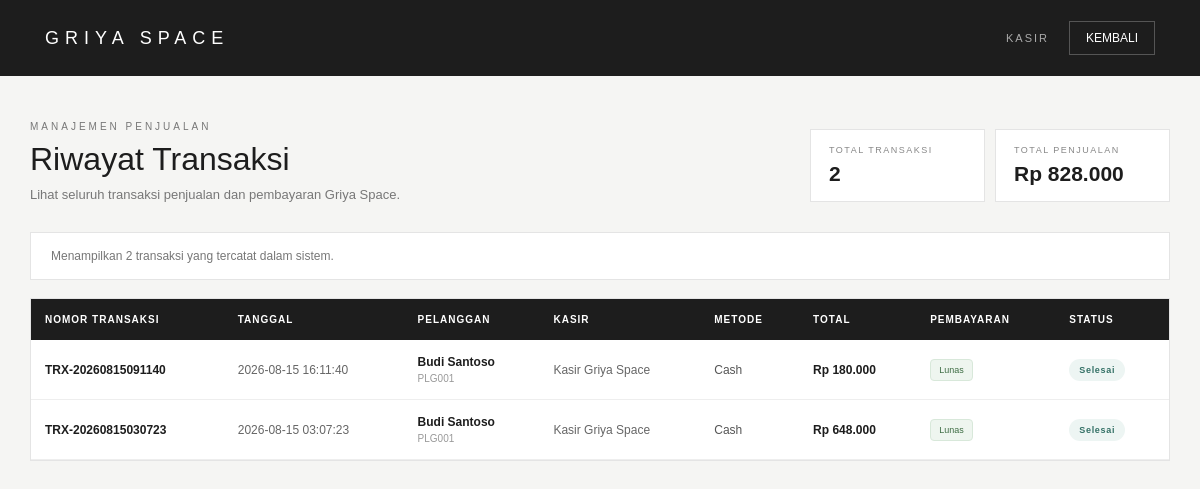
Page /griya-space/dashboard/kasir/transaksi/index.php (signed in) on the committed database.
### tables this page shows
CREATE TABLE `transaksi` (
  `id_transaksi` int NOT NULL,
  `nomor_transaksi` varchar(30) NOT NULL,
  `id_pelanggan` int DEFAULT NULL,
  `id_user` int NOT NULL,
  `id_promo` int DEFAULT NULL,
  `tanggal_transaksi` datetime DEFAULT CURRENT_TIMESTAMP,
  `subtotal` decimal(15,2) NOT NULL DEFAULT '0.00',
  `diskon` decimal(15,2) NOT NULL DEFAULT '0.00',
  `total_harga` decimal(15,2) NOT NULL DEFAULT '0.00',
  `status` enum('Menunggu','Diproses','Selesai','Dibatalkan') DEFAULT 'Selesai',
  `keterangan` text
);

CREATE TABLE `pelanggan` (
  `id_pelanggan` int NOT NULL,
  `id_user` int DEFAULT NULL,
  `kode_pelanggan` varchar(30) NOT NULL,
  `nama_pelanggan` varchar(100) NOT NULL,
  `no_telepon` varchar(20) DEFAULT NULL,
  `email` varchar(100) DEFAULT NULL,
  `alamat` text,
  `created_at` timestamp NULL DEFAULT CURRENT_TIMESTAMP
);

CREATE TABLE `users` (
  `id_user` int NOT NULL,
  `id_role` int NOT NULL,
  `nama_lengkap` varchar(100) NOT NULL,
  `username` varchar(50) NOT NULL,
  `password` varchar(255) NOT NULL,
  `email` varchar(100) DEFAULT NULL,
  `no_telepon` varchar(20) DEFAULT NULL,
  `alamat` text,
  `status` enum('Aktif','Nonaktif') DEFAULT 'Aktif',
  `created_at` timestamp NULL DEFAULT CURRENT_TIMESTAMP,
  `updated_at` timestamp NULL DEFAULT CURRENT_TIMESTAMP ON UPDATE CURRENT_TIMESTAMP
);

### griya-space/dashboard/kasir/transaksi/index.php (the view, shortened to what this page needs)
<?php
require_once "../../../config/database.php";
$sql = "
    SELECT
        t.id_transaksi,
        t.nomor_transaksi,
        t.id_pelanggan,
        t.tanggal_transaksi,
        t.subtotal,
        t.diskon,
        t.total_harga,
        t.status,
        t.keterangan,
        p.kode_pelanggan,
        p.nama_pelanggan,
        u.nama_lengkap AS nama_kasir,
        COALESCE(
            pb.metode_pembayaran,
            '-'
        ) AS metode_pembayaran,
        COALESCE(
            pb.status,
            'Belum Lunas'
        ) AS status_pembayaran
    FROM transaksi t
    INNER JOIN pelanggan p
        ON t.id_pelanggan = p.id_pelanggan
    LEFT JOIN users u
        ON t.id_user = u.id_user
    LEFT JOIN pembayaran pb
        ON t.id_transaksi = pb.id_transaksi
    ORDER BY
        t.id_transaksi DESC
";
$result = mysqli_query(
    $conn,
    $sql
);
$jumlah_transaksi =
    mysqli_num_rows($result);
$total_nilai = 0;
$data_transaksi = [];
while (
    $transaksi =
    mysqli_fetch_assoc($result)
) {
    $total_nilai +=
        (float) $transaksi["total_harga"];
    $data_transaksi[] =
        $transaksi;
}
?>
<!DOCTYPE html>
<html lang="id">
<head>
</head>
<body>
<header>
    <div class="brand">
        GRIYA SPACE
    </div>
    <div class="header-right">
        <div class="role">
            KASIR
        </div>
        <a
            href="../index.php"
            class="back-link"
        >
            KEMBALI
        </a>
    </div>
</header>
<main>
    <section class="page-header">
        <div class="page-title">
            <small>
                MANAJEMEN PENJUALAN
            </small>
            <h1>
                Riwayat Transaksi
            </h1>
            <p>
                Lihat seluruh transaksi penjualan dan pembayaran Griya Space.
            </p>
        </div>
        <div class="summary-grid">
            <div class="summary-card">
                <span class="summary-label">
                    TOTAL TRANSAKSI
                </span>
                <span class="summary-value">
                    <?= $jumlah_transaksi; ?>
                </span>
            </div>
            <div class="summary-card">
                <span class="summary-label">
                    TOTAL PENJUALAN
                </span>
                <span class="summary-value">
                    Rp <?= number_format(
                        $total_nilai,
                        0,
                        ",",
                        "."
                    ); ?>
                </span>
            </div>
        </div>
    </section>
    <section class="filter-card">
        Menampilkan
        <?= $jumlah_transaksi; ?>
        transaksi yang tercatat dalam sistem.
    </section>
    <?php if (
        !empty($data_transaksi)
    ): ?>
        <section class="table-container">
            <table>
                <thead>
                    <tr>
                        <th>
                            NOMOR TRANSAKSI
                        </th>
                        <th>
                            TANGGAL
                        </th>
                        <th>
                            PELANGGAN
                        </th>
                        <th>
                            KASIR
                        </th>
                        <th>
                            METODE
                        </th>
                        <th>
                            TOTAL
                        </th>
                        <th>
                            PEMBAYARAN
                        </th>
                        <th>
                            STATUS
                        </th>
                        <th>
                        </th>
                    </tr>
                </thead>
                <tbody>
                    <?php foreach (
                        $data_transaksi
                        as $transaksi
                    ): ?>
                        <?php
                        $statusClass =
                            "status-default";
                        switch (
                            $transaksi["status"]
                        ) {
                            case "Selesai":
                                $statusClass =
                                    "status-selesai";
                                break;
                        }
                        $paymentClass =
                            $transaksi[
                                "status_pembayaran"
                            ] === "Lunas"
                                ? "payment-lunas"
                                : "payment-belum";
                        ?>
                        <tr>
                            <td class="transaction-number">
                                <?= htmlspecialchars(
                                    $transaksi[
                                        "nomor_transaksi"
                                    ]
                                ); ?>
                            </td>
                            <td class="transaction-date">
                                <?= htmlspecialchars(
                                    $transaksi[
                                        "tanggal_transaksi"
                                    ]
                                ); ?>
                            </td>
                            <td>
                                <div class="customer-name">
                                    <?= htmlspecialchars(
                                        $transaksi[
                                            "nama_pelanggan"
                                        ]
                                    ); ?>
                                </div>
                                <div class="customer-code">
                                    <?= htmlspecialchars(
                                        $transaksi[
                                            "kode_pelanggan"
                                        ]
                                    ); ?>
                                </div>
                            </td>
                            <td class="cashier">
                                <?= htmlspecialchars(
                                    $transaksi[
                                        "nama_kasir"
                                    ] ?? "-"
                                ); ?>
                            </td>
                            <td class="method">
                                <?= htmlspecialchars(
                                    $transaksi[
                                        "metode_pembayaran"
                                    ]
                                ); ?>
                            </td>
                            <td class="money">
                                Rp <?= number_format(
                                    $transaksi[
                                        "total_harga"
                                    ],
                                    0,
                                    ",",
                                    "."
                                ); ?>
                            </td>
                            <td>
                                <span
                                    class="payment-status <?= $paymentClass; ?>"
                                >
                                    <?= htmlspecialchars(
                                        $transaksi[
                                            "status_pembayaran"
                                        ]
                                    ); ?>
                                </span>
                            </td>
                            <td>
                                <span
                                    class="status <?= $statusClass; ?>"
                                >
                                    <?= htmlspecialchars(
                                        $transaksi[
                                            "status"
                                        ]
                                    ); ?>
                                </span>
                            </td>
                            <td>
                            </td>
                        </tr>
                    <?php endforeach; ?>
                </tbody>
            </table>
        </section>
    <?php endif; ?>
</main>
</body>
</html>

### griya-space/dashboard/kasir/transaksi/index.php (style rules this page uses)
* { box-sizing: border-box; margin: 0; padding: 0; }
body { font-family: Arial, Helvetica, sans-serif; background: #f5f5f3; color: #1d1d1d; }
header { min-height: 76px; background: #1d1d1d; color: white; padding: 18px 45px; display: flex; align-items: center; justify-content: space-between; }
.brand { font-size: 18px; letter-spacing: 6px; font-weight: 500; }
.header-right { display: flex; align-items: center; gap: 20px; }
.role { font-size: 11px; letter-spacing: 2px; color: #aaa; }
.back-link { color: white; text-decoration: none; border: 1px solid #555; padding: 9px 16px; font-size: 12px; transition: .2s; }
main { max-width: 1350px; margin: 0 auto; padding: 45px 30px; }
.page-header { display: flex; align-items: flex-end; justify-content: space-between; gap: 20px; margin-bottom: 30px; }
.page-title small { display: block; color: #777; font-size: 10px; letter-spacing: 3px; margin-bottom: 9px; }
.page-title h1 { font-size: 32px; font-weight: 500; }
.page-title p { margin-top: 9px; color: #777; font-size: 13px; }
.summary-grid { display: grid; grid-template-columns: repeat(2, 1fr); gap: 10px; min-width: 360px; }
.summary-card { background: white; border: 1px solid #e4e4e4; padding: 15px 18px; }
.summary-label { display: block; color: #888; font-size: 9px; letter-spacing: 1.5px; }
.summary-value { display: block; margin-top: 7px; font-size: 21px; font-weight: 600; }
.filter-card { background: white; border: 1px solid #e4e4e4; padding: 16px 20px; margin-bottom: 18px; color: #777; font-size: 12px; }
.table-container { background: white; border: 1px solid #e4e4e4; overflow-x: auto; }
table { width: 100%; border-collapse: collapse; min-width: 1250px; }
thead { background: #1d1d1d; color: white; }
th { padding: 15px 14px; text-align: left; font-size: 10px; font-weight: 600; letter-spacing: 1px; white-space: nowrap; }
td { padding: 15px 14px; border-bottom: 1px solid #eeeeee; font-size: 12px; vertical-align: middle; }
.transaction-number { font-weight: 600; white-space: nowrap; }
.transaction-date { color: #666; white-space: nowrap; }
.customer-name { font-weight: 600; }
.customer-code { color: #999; margin-top: 4px; font-size: 10px; }
.cashier { color: #666; }
.money { white-space: nowrap; font-weight: 600; }
.method { white-space: nowrap; color: #555; }
.status { display: inline-block; padding: 6px 10px; border-radius: 20px; font-size: 9px; font-weight: 600; letter-spacing: .7px; white-space: nowrap; }
.status-selesai { background: #edf5f3; color: #347166; }
.payment-status { display: inline-block; padding: 5px 8px; font-size: 9px; border: 1px solid #ddd; background: #f7f7f5; color: #666; border-radius: 4px; white-space: nowrap; }
.payment-lunas { color: #3d6c43; background: #eef5ef; border-color: #d8e8da; }

### rows in the picture
transaksi: nomor_transaksi "TRX-20260815091140", tanggal_transaksi "2026-08-15 16:11:40", id_pelanggan.nama_pelanggan "Budi Santoso", id_pelanggan.kode_pelanggan "PLG001", id_user.nama_lengkap "Kasir Griya Space", transaksi "Cash", total_harga "180.000", transaksi "Lunas", status "Selesai"
transaksi: nomor_transaksi "TRX-20260815030723", tanggal_transaksi "2026-08-15 03:07:23", id_pelanggan.nama_pelanggan "Budi Santoso", id_pelanggan.kode_pelanggan "PLG001", id_user.nama_lengkap "Kasir Griya Space", transaksi "Cash", total_harga "648.000", transaksi "Lunas", status "Selesai"

### other values in the picture
$jumlah_transaksi "2"
$total_nilai "828.000"
